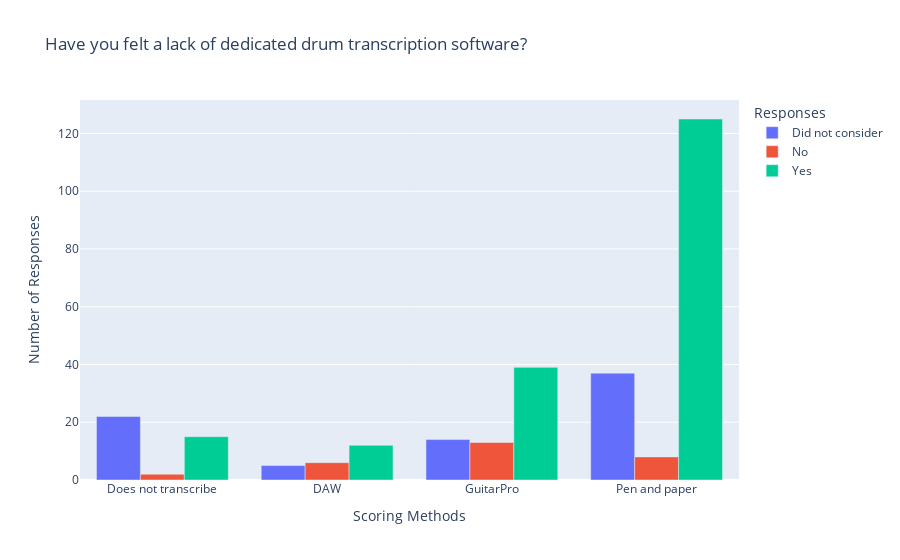

Notebook cell for this chart:
### Code cell
# create a dataframe with the count of tools for each group
tool_counts = df.groupby(['lack_of_software', 'tools']).size().reset_index(name='count')

# create the plot
fig = px.bar(tool_counts, x='tools', y='count', color='lack_of_software', barmode='group', 
             title='Have you felt a lack of dedicated drum transcription software?')

# update the x-axis labels
fig.update_xaxes(title_text='Scoring Methods')

fig.update_layout(
    legend_title='Responses',
                          xaxis=dict(
                    categoryorder='array',
                    categoryarray=['Does not transcribe', 'DAW', 'GuitarPro', "Pen and paper"])
)  
# update the y-axis labels
fig.update_yaxes(title_text='Number of Responses')

fig.show()
pio.write_image(fig, 'barz.png', width=800, height=400, scale=3)

### Figure 1 — Plotly figure (JSON) as saved in the notebook; plotly's stock layout.template omitted (floating-point values rounded to 4 significant figures)
{"data": [{"alignmentgroup": "True", "hovertemplate": "lack_of_software=Did not consider<br>tools=%{x}<br>count=%{y}<extra></extra>", "legendgroup": "Did not consider", "marker": {"color": "#636efa", "pattern": {"shape": ""}}, "name": "Did not consider", "offsetgroup": "Did not consider", "orientation": "v", "showlegend": true, "textposition": "auto", "type": "bar", "x": ["DAW", "Does not transcribe", "GuitarPro", "Pen and paper"], "xaxis": "x", "y": [5, 22, 14, 37], "yaxis": "y"}, {"alignmentgroup": "True", "hovertemplate": "lack_of_software=No<br>tools=%{x}<br>count=%{y}<extra></extra>", "legendgroup": "No", "marker": {"color": "#EF553B", "pattern": {"shape": ""}}, "name": "No", "offsetgroup": "No", "orientation": "v", "showlegend": true, "textposition": "auto", "type": "bar", "x": ["DAW", "Does not transcribe", "GuitarPro", "Pen and paper"], "xaxis": "x", "y": [6, 2, 13, 8], "yaxis": "y"}, {"alignmentgroup": "True", "hovertemplate": "lack_of_software=Yes<br>tools=%{x}<br>count=%{y}<extra></extra>", "legendgroup": "Yes", "marker": {"color": "#00cc96", "pattern": {"shape": ""}}, "name": "Yes", "offsetgroup": "Yes", "orientation": "v", "showlegend": true, "textposition": "auto", "type": "bar", "x": ["DAW", "Does not transcribe", "GuitarPro", "Pen and paper"], "xaxis": "x", "y": [12, 15, 39, 125], "yaxis": "y"}], "layout": {"barmode": "group", "legend": {"title": {"text": "Responses"}, "tracegroupgap": 0}, "title": {"text": "Have you felt a lack of dedicated drum transcription software?"}, "xaxis": {"anchor": "y", "categoryarray": ["Does not transcribe", "DAW", "GuitarPro", "Pen and paper"], "categoryorder": "array", "domain": [0, 1], "title": {"text": "Scoring Methods"}}, "yaxis": {"anchor": "x", "domain": [0, 1], "title": {"text": "Number of Responses"}}}}
